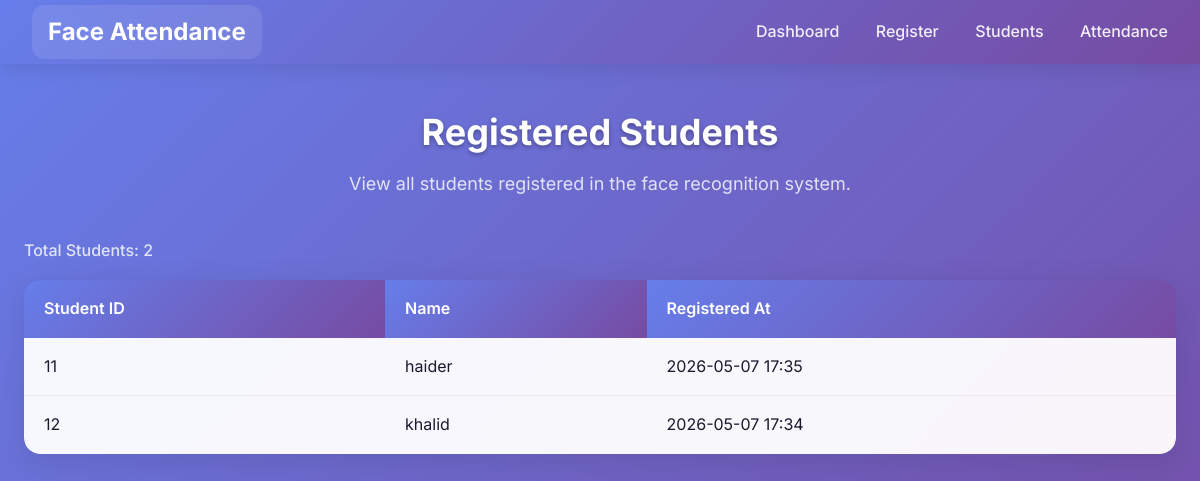
/students, run on the app's committed database.
### database.py (models this page shows)
class Student(db.Model):
    id            = db.Column(db.Integer, primary_key=True)
    student_id    = db.Column(db.String(50), unique=True, nullable=False)
    name          = db.Column(db.String(100), nullable=False)
    registered_at = db.Column(db.DateTime, default=datetime.utcnow)

### app.py (the view)
@app.route('/students')
def students():
    return render_template('students.html',
                           students=Student.query.order_by(Student.name).all())

### templates/students.html (shortened to what this page needs)
{% extends "base.html" %}
{% block content %}
<div class="page-header">
    <h1>Registered Students</h1>
    <p class="subtitle">View all students registered in the face recognition system.</p>
</div>
<div class="record-count">Total Students: {{ students|length }}</div>
<div class="table-wrap">
    <table>
        <thead>
            <tr>
                <th>Student ID</th>
                <th>Name</th>
                <th>Registered At</th>
            </tr>
        </thead>
        <tbody>
            {% for s in students %}
            <tr>
                <td>{{ s.student_id }}</td>
                <td>{{ s.name }}</td>
                <td>{{ s.registered_at.strftime('%Y-%m-%d %H:%M') }}</td>
            </tr>
            {% endfor %}
        </tbody>
    </table>
</div>
{% endblock %}

### static/style.css (style rules this page uses)
*, *::before, *::after { box-sizing: border-box; margin: 0; padding: 0; }
body { font-family: 'Inter', 'Segoe UI', Arial, sans-serif; background: linear-gradient(135deg, #667eea 0%, #764ba2 100%); color: #1a1a2e; min-height: 100vh; line-height: 1.6; }
.page-header { margin-bottom: 40px; text-align: center; }
.page-header h1 { font-size: 36px; font-weight: 700; color: #fff; margin-bottom: 8px; text-shadow: 0 2px 4px rgba(0,0,0,0.3); }
.subtitle { font-size: 18px; color: rgba(255,255,255,0.8); margin-top: 8px; line-height: 1.6; max-width: 600px; margin-left: auto; margin-right: auto; }
.record-count { font-size: 16px; color: rgba(255,255,255,0.8); margin-bottom: 16px; font-weight: 500; }
.table-wrap { overflow-x: auto; border-radius: 16px; border: none; box-shadow: 0 8px 32px rgba(0,0,0,0.1); }
table { width: 100%; border-collapse: collapse; background: rgba(255,255,255,0.95); backdrop-filter: blur(10px); }
th { background: linear-gradient(135deg, #667eea 0%, #764ba2 100%); color: #fff; padding: 16px 20px; text-align: left; font-size: 16px; font-weight: 600; }
td { padding: 16px 20px; font-size: 16px; border-bottom: 1px solid rgba(0,0,0,0.05); transition: background 0.3s ease; }
tr:last-child td { border-bottom: none; }

### data on the page
Student: student_id "11", name "haider", registered_at "2026-05-07 17:35"
Student: student_id "12", name "khalid", registered_at "2026-05-07 17:34"

### other printed values
{{ students|length }} "2"
